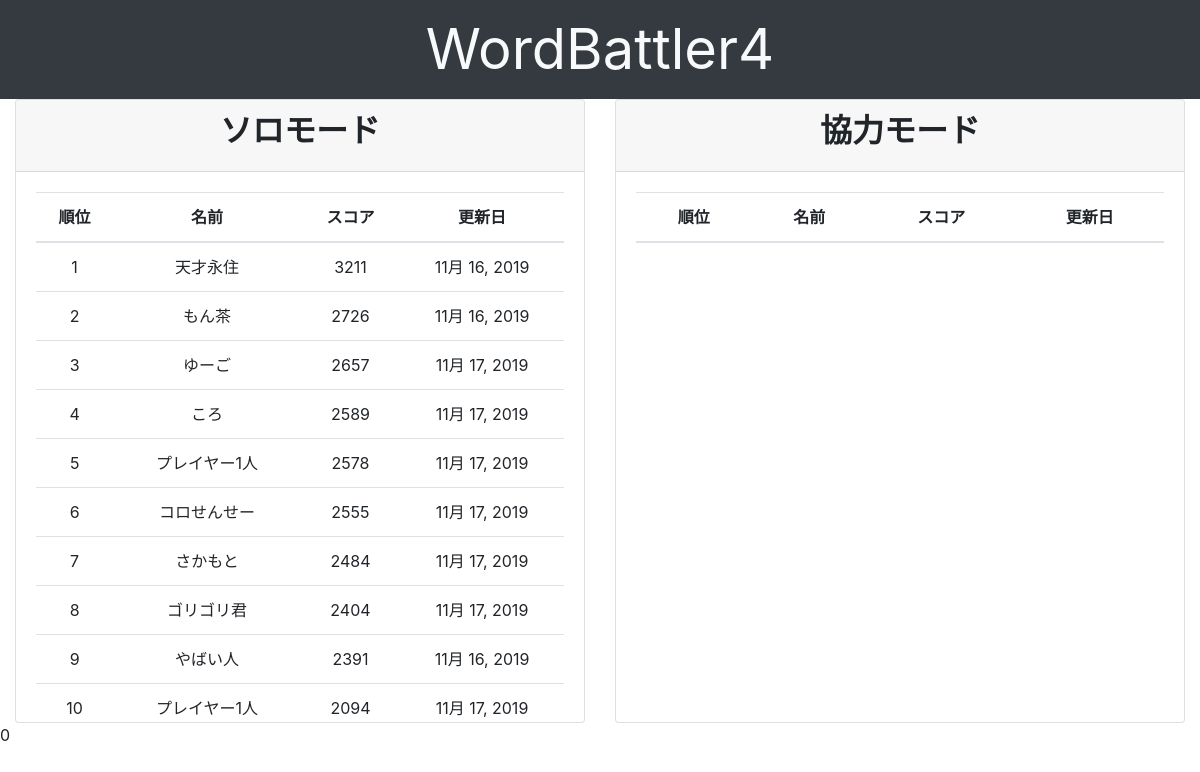
The app's page /mode/ranking with its own data.
### main/models.py (models this page shows, shortened)
class Ranking(models.Model):
    mode = models.CharField(max_length=10)  # solo , multi
    name1 = models.CharField(max_length=20, null=True, blank=True)  # プレイヤー名1
    name2 = models.CharField(max_length=20, null=True, blank=True)  # プレイヤー名2
    score = models.IntegerField(null=True, blank=True)  # 記録
    created_at = models.DateField(auto_now=True)

### main/views.py (the view)
# urls.py: path('ranking', views.ranking, name='ranking'),
def ranking(request):
    solo_info = list(Ranking.objects.all(
    ).values().order_by("score").reverse())
    solo_lists = []
    rank = 1
    for i in solo_info:
        if i["score"] != None and i["mode"] == "solo":
            solo_lists.append([i["name1"], i["score"], i["created_at"], rank])
            rank += 1
    print(solo_lists)
    solo_length = len(solo_lists)
    multi_info = list(Ranking.objects.all(
    ).values().order_by("score").reverse())
    multi_lists = []
    rank = 1
    for i in multi_info:
        if i["score"] != None and i["mode"] == "multi":
            multi_lists.append(
                [i["name1"], i["name2"], i["score"], i["created_at"], rank])
            rank += 1
    print(multi_lists)
    multi_length = len(multi_lists)
    return render(request, "main/ranking.html", {"solo_lists": solo_lists, "solo_length": solo_length, "multi_lists": multi_lists, "multi_length": multi_length})

### main/templates/main/ranking.html (shortened to what this page needs)
<!DOCTYPE html>
<html lang="ja">
{% load static %}
<head>
    <link href="{% static 'css/bootstrap.min.css' %}" rel="stylesheet">
</head>
<body>
    <header>
        <div class="container-fluid bg-dark">
            <dic class="row p-3">
                <div class="col-12">
                    <div class="display-4 text-light text-center"><strong>WordBattler4</strong></div>
                </div>
            </dic>
        </div>
    </header>
    <main>
        <div class="container-fluid">
            <div class="row">
                <div class="col-12 col-md-6">
                    <div class="card">
                        <div class="card-header">
                            <h2 class="text-center"><strong>ソロモード</strong></h2>
                        </div>
                        <div class="card-body ranking_table" id="solo_ranking" style="overflow-y: scroll;">
                            <table class="table">
                                <thead>
                                    <tr>
                                        <th class="text-center">順位</th>
                                        <th class="text-center">名前</th>
                                        <th class="text-center">スコア</th>
                                        <th class="text-center">更新日</th>
                                    </tr>
                                </thead>
                                <tbody>
                                    {% for solo in solo_lists %}
                                    <tr>
                                        <td class="text-center">{{solo.3}}</td>
                                        <td class="text-center">{{solo.0}}</td>
                                        <td class="text-center">{{solo.1}}</td>
                                        <td class="text-center">{{solo.2}}</td>
                                    </tr>
                                    {% endfor %}
                                </tbody>
                            </table>
                        </div>
                    </div>
                </div>
                <div class="col-12 col-md-6">
                    <div class="card">
                        <div class="card-header">
                            <h2 class="text-center"><strong>協力モード</strong></h2>
                        </div>
                        <div class="card-body ranking_table " id="solo_ranking" style="overflow-y: scroll;">
                            <table class="table">
                                <thead>
                                    <tr>
                                        <th class="text-center">順位</th>
                                        <th class="text-center">名前</th>
                                        <th class="text-center">スコア</th>
                                        <th class="text-center">更新日</th>
                                    </tr>
                                </thead>
                            </table>
                        </div>
                    </div>
                </div>
            </div>
        </div>
        <div id="solo_num">{{lists|length}}</div>
    </main>
</body>
</html>

### records on screen
Ranking: name1 "天才永住", created_at "11月 16, 2019"
Ranking: name1 "もん茶", created_at "11月 16, 2019"
Ranking: name1 "ゆーご", created_at "11月 17, 2019"
Ranking: name1 "ころ", created_at "11月 17, 2019"
Ranking: name1 "プレイヤー1人", created_at "11月 17, 2019"
Ranking: name1 "コロせんせー", created_at "11月 17, 2019"
Ranking: name1 "さかもと", created_at "11月 17, 2019"
Ranking: name1 "ゴリゴリ君", created_at "11月 17, 2019"
Ranking: name1 "やばい人", created_at "11月 16, 2019"
Ranking: name1 "プレイヤー1人", created_at "11月 17, 2019"

### other values on screen
{{ solo.3 }} "1" "2" "3" "4" "5" "6" "7" "8" "9" "10"
{{ solo.1 }} "3211" "2726" "2657" "2589" "2578" "2555" "2484" "2404" "2391" "2094"
{{ lists|length }} "0"
